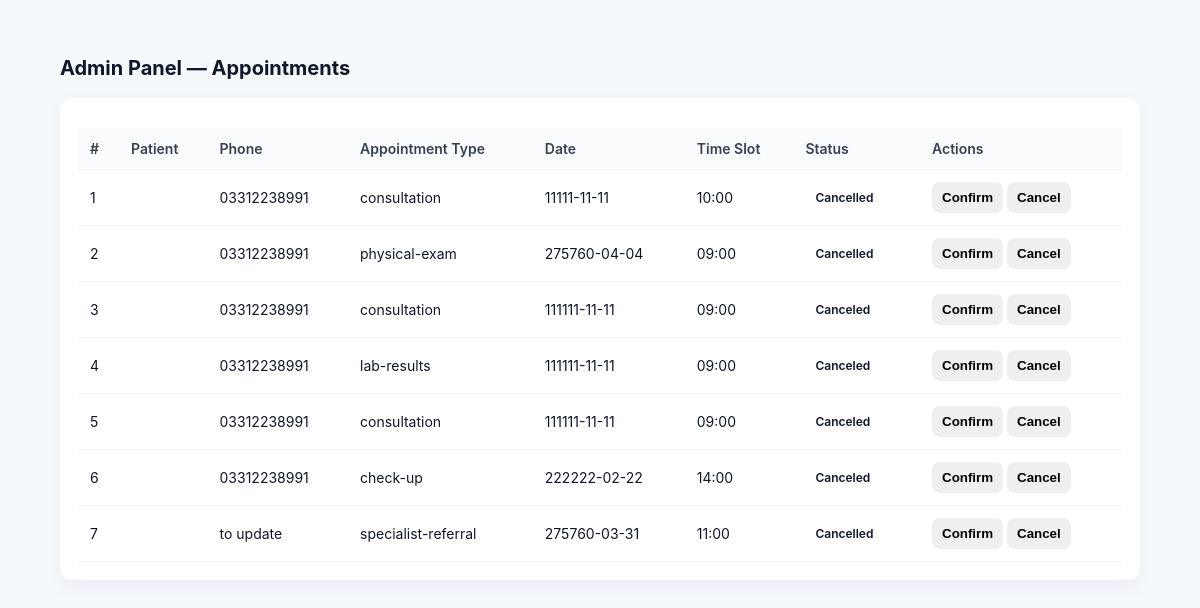
/admin, run on an earlier commit of the app's database.
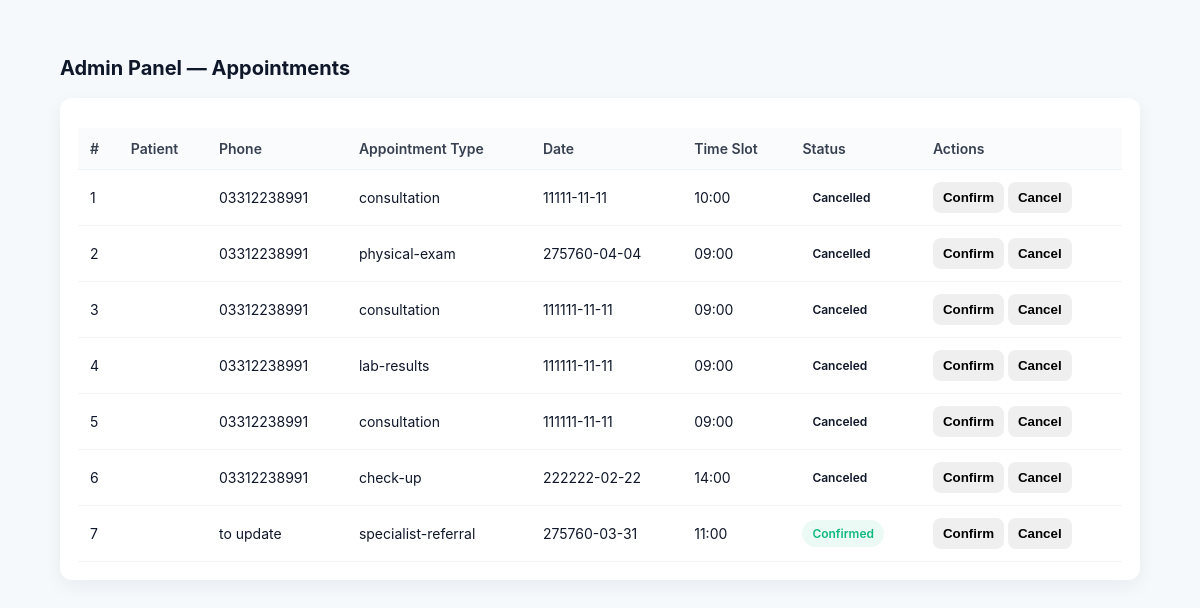
And on a later commit of the database.
### tables this page shows
CREATE TABLE appointments (
    id INTEGER PRIMARY KEY AUTOINCREMENT,
    firstName TEXT NOT NULL,
    lastName TEXT NOT NULL,
    email TEXT NOT NULL,
    phone TEXT NOT NULL,
    dob TEXT NOT NULL,
    gender TEXT,
    address TEXT,
    appointmentDate TEXT NOT NULL,
    doctor TEXT,
    timeSlot TEXT NOT NULL,
    appointmentType TEXT NOT NULL,
    symptoms TEXT,
    medications TEXT,
    allergies TEXT,
    insurance TEXT,
    visitType TEXT,
    notes TEXT,
    consent INTEGER NOT NULL,
    reminders INTEGER
, status TEXT DEFAULT 'Pending');

### main.py (the view)
@app.get("/admin", response_class=HTMLResponse)
async def admin_page(request: Request):
    conn = sqlite3.connect("hospital.db")
    conn.row_factory = sqlite3.Row
    cursor = conn.cursor()
    cursor.execute("SELECT * FROM appointments")
    rows = cursor.fetchall()
    conn.close()
    return templates.TemplateResponse("admin/admin.html", {
        "request": request,
        "appointments": rows
    })

### templates/admin/admin.html (shortened to what this page needs)
<!doctype html>
<html lang="ur" dir="ltr">
<head>
    <link rel="stylesheet" href="/static/admin.css" />
</head>
<body>
    <div class="container">
        <div class="header">
            <div>
                <div class="title">Admin Panel — Appointments</div>
            </div>
        </div>
        <div class="card">
            <table aria-label="Appointments table">
                <thead>
                    <tr>
                        <th>#</th>
                        <th>Patient</th>
                        <th>Phone</th>
                        <th>Appointment Type</th>
                        <th>Date</th>
                        <th>Time Slot</th>
                        <th>Status</th>
                        <th>Actions</th>
                    </tr>
                </thead>
           <tbody>
    {% for appointment in appointments %}
    <tr>
        <td>{{ appointment["id"] }}</td>
        <td>{{ appointment["patient"] }}</td>
        <td>{{ appointment["phone"] }}</td>
        <td>{{ appointment["appointmentType"] }}</td>
        <td>{{ appointment["appointmentDate"] }}</td>
        <td>{{ appointment["timeSlot"] }}</td>
        <td>
            <span class="status {{ appointment['status']|lower }}">
                {{ appointment["status"] }}
            </span>
        </td>
        <td>
            <form action="/up-con" method="post" style="display:inline;">
                <button type="submit" class="btn">Confirm</button>
            </form>
              <form action="/up-can" method="post" style="display:inline;">
                <button type="submit" class="btn" >Cancel</button>
            </form>
        </td>
    </tr>
    {% endfor %}
</tbody>
            </table>
        </div>
    </div>
</body>
</html>

### static/admin.css (style rules this page uses)
:root { --bg: #f6f9fc; --card: #ffffff; --muted: #6b7280; --accent: #4f46e5; --danger: #ef4444; --success: #10b981; font-family: Inter, system-ui, -apple-system, "Segoe UI", Roboto, "Helvetica Neue", Arial; }
* { box-sizing: border-box }
body { margin: 0; background: var(--bg); color: #0f172a }
.container { max-width: 1120px; margin: 36px auto; padding: 20px }
.header { display: flex; align-items: center; justify-content: space-between; gap: 16px }
.title { font-size: 20px; font-weight: 700 }
.card { background: var(--card); border-radius: 12px; padding: 18px; margin-top: 18px; box-shadow: 0 6px 18px rgba(15, 23, 42, 0.06) }
table { width: 100%; border-collapse: collapse; margin-top: 12px; font-size: 14px }
thead th { background: #fafbfd; text-align: left; padding: 12px; border-bottom: 1px solid #eef2f7; color: #374151; font-weight: 600 }
tbody td { padding: 12px; border-bottom: 1px solid #f1f5f9 }
.status { display: inline-block; padding: 6px 10px; border-radius: 999px; font-size: 12px; font-weight: 600 }
.status.confirmed { background: rgba(16, 185, 129, 0.08); color: var(--success) }
.btn { border: 0; padding: 8px 10px; border-radius: 8px; font-weight: 600; cursor: pointer }

What changed in the data, as far as the page shows it:
changed appointments "to update": status "Cancelled" → "Confirmed"
